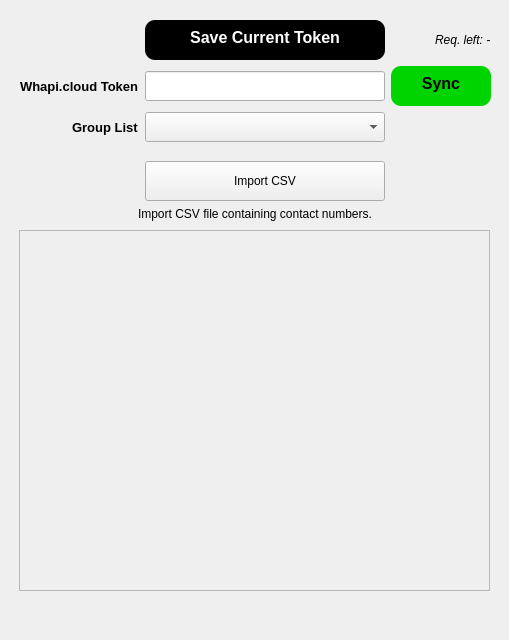
<?xml version="1.0" encoding="UTF-8"?>
<ui version="4.0">
 <class>Form</class>
 <widget class="QWidget" name="Form">
  <property name="geometry">
   <rect>
    <x>0</x>
    <y>0</y>
    <width>509</width>
    <height>640</height>
   </rect>
  </property>
  <property name="windowTitle">
   <string>Form</string>
  </property>
  <widget class="QWidget" name="gridLayoutWidget">
   <property name="geometry">
    <rect>
     <x>20</x>
     <y>20</y>
     <width>471</width>
     <height>201</height>
    </rect>
   </property>
   <layout class="QGridLayout" name="gridLayout">
    <item row="5" column="0" colspan="3" alignment="Qt::AlignHCenter|Qt::AlignVCenter">
     <widget class="QLabel" name="l_csvpath">
      <property name="text">
       <string>Import CSV file containing contact numbers.</string>
      </property>
     </widget>
    </item>
    <item row="0" column="1">
     <widget class="QPushButton" name="pb_savetoken">
      <property name="sizePolicy">
       <sizepolicy hsizetype="Preferred" vsizetype="Fixed">
        <horstretch>0</horstretch>
        <verstretch>0</verstretch>
       </sizepolicy>
      </property>
      <property name="minimumSize">
       <size>
        <width>0</width>
        <height>40</height>
       </size>
      </property>
      <property name="styleSheet">
       <string notr="true">QPushButton {
	background-color: black;
	border-radius: 10px;
	font-weight: bold;
	font-size: 16px;
	padding: 0 0 5px 0;
	color:white;
}
QPushButton:pressed {
	background-color: rgb(0, 255, 255);
}
</string>
      </property>
      <property name="text">
       <string>Save Current Token</string>
      </property>
     </widget>
    </item>
    <item row="1" column="1">
     <widget class="QLineEdit" name="le_watoken">
      <property name="minimumSize">
       <size>
        <width>0</width>
        <height>30</height>
       </size>
      </property>
     </widget>
    </item>
    <item row="4" column="1">
     <widget class="QPushButton" name="pb_import">
      <property name="minimumSize">
       <size>
        <width>0</width>
        <height>40</height>
       </size>
      </property>
      <property name="styleSheet">
       <string notr="true"/>
      </property>
      <property name="text">
       <string>Import CSV</string>
      </property>
     </widget>
    </item>
    <item row="2" column="0" alignment="Qt::AlignRight">
     <widget class="QLabel" name="label_2">
      <property name="font">
       <font>
        <pointsize>10</pointsize>
        <bold>true</bold>
       </font>
      </property>
      <property name="text">
       <string>Group List</string>
      </property>
     </widget>
    </item>
    <item row="2" column="1">
     <widget class="QComboBox" name="cb_grouplist">
      <property name="minimumSize">
       <size>
        <width>0</width>
        <height>30</height>
       </size>
      </property>
     </widget>
    </item>
    <item row="1" column="0" alignment="Qt::AlignRight">
     <widget class="QLabel" name="label">
      <property name="font">
       <font>
        <pointsize>10</pointsize>
        <bold>true</bold>
       </font>
      </property>
      <property name="text">
       <string>Whapi.cloud Token</string>
      </property>
     </widget>
    </item>
    <item row="3" column="1">
     <spacer name="verticalSpacer">
      <property name="orientation">
       <enum>Qt::Vertical</enum>
      </property>
      <property name="sizeHint" stdset="0">
       <size>
        <width>20</width>
        <height>40</height>
       </size>
      </property>
     </spacer>
    </item>
    <item row="1" column="2">
     <widget class="QPushButton" name="pb_sync">
      <property name="sizePolicy">
       <sizepolicy hsizetype="Fixed" vsizetype="Fixed">
        <horstretch>0</horstretch>
        <verstretch>0</verstretch>
       </sizepolicy>
      </property>
      <property name="minimumSize">
       <size>
        <width>100</width>
        <height>40</height>
       </size>
      </property>
      <property name="mouseTracking">
       <bool>false</bool>
      </property>
      <property name="acceptDrops">
       <bool>false</bool>
      </property>
      <property name="autoFillBackground">
       <bool>false</bool>
      </property>
      <property name="styleSheet">
       <string notr="true">QPushButton {
	background-color: rgb(0, 212, 0);
	border-radius: 10px;
	font-weight: bold;
	font-size: 16px;
	padding: 0 0 5px 0;
}
QPushButton:pressed {
	background-color: rgb(0, 255, 127);
}
QPushButton:disabled {
	background-color: rgb(85, 255, 255);
}
</string>
      </property>
      <property name="text">
       <string>Sync</string>
      </property>
      <property name="autoDefault">
       <bool>false</bool>
      </property>
      <property name="default">
       <bool>false</bool>
      </property>
      <property name="flat">
       <bool>false</bool>
      </property>
     </widget>
    </item>
    <item row="0" column="2" alignment="Qt::AlignRight">
     <widget class="QLabel" name="l_req_left">
      <property name="font">
       <font>
        <italic>true</italic>
       </font>
      </property>
      <property name="text">
       <string>Req. left: -</string>
      </property>
     </widget>
    </item>
   </layout>
  </widget>
  <widget class="QScrollArea" name="scrollArea">
   <property name="geometry">
    <rect>
     <x>19</x>
     <y>230</y>
     <width>471</width>
     <height>361</height>
    </rect>
   </property>
   <property name="widgetResizable">
    <bool>true</bool>
   </property>
   <widget class="QWidget" name="scrollAreaWidgetContents">
    <property name="geometry">
     <rect>
      <x>0</x>
      <y>0</y>
      <width>469</width>
      <height>359</height>
     </rect>
    </property>
   </widget>
  </widget>
 </widget>
 <resources/>
 <connections/>
</ui>
